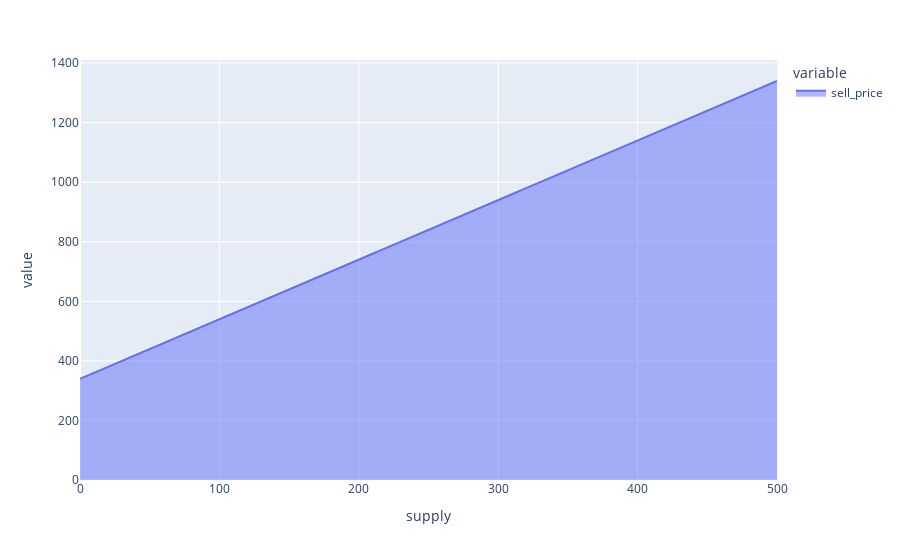

The code cell stored with this chart in its notebook:
### Code cell
x.sell_area()

### Figure 1 — Plotly figure (JSON) as saved in the notebook; plotly's stock layout.template omitted (floating-point values rounded to 4 significant figures; data arrays with more than 128 entries replaced by an {"elided": "..."} marker saying what was removed)
{"data": [{"hovertemplate": "variable=sell_price<br>supply=%{x}<br>value=%{y}<extra></extra>", "legendgroup": "sell_price", "line": {"color": "#636efa"}, "marker": {"symbol": "circle"}, "mode": "lines", "name": "sell_price", "orientation": "v", "showlegend": true, "stackgroup": "1", "type": "scatter", "x": {"elided": "501 int values"}, "xaxis": "x", "y": {"elided": "501 int values"}, "yaxis": "y"}], "layout": {"legend": {"title": {"text": "variable"}, "tracegroupgap": 0}, "margin": {"t": 60}, "xaxis": {"anchor": "y", "domain": [0, 1], "title": {"text": "supply"}}, "yaxis": {"anchor": "x", "domain": [0, 1], "title": {"text": "value"}}}}
